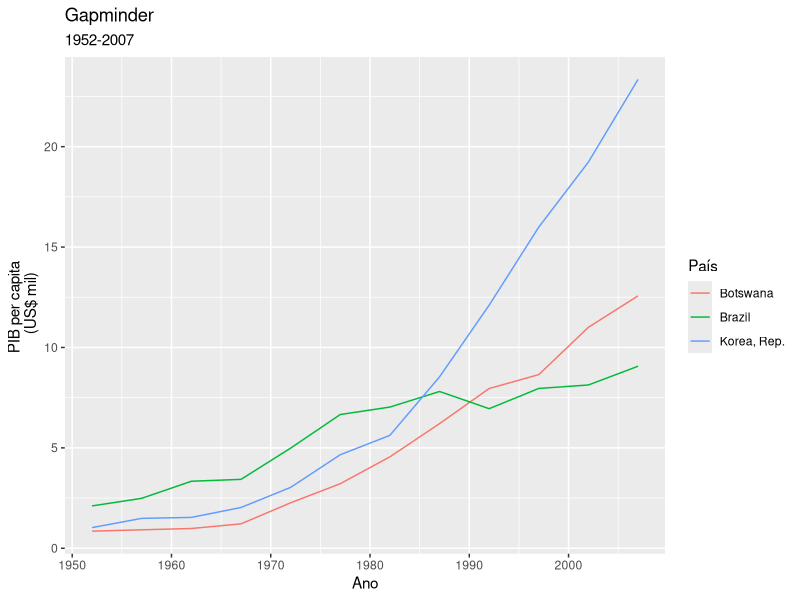
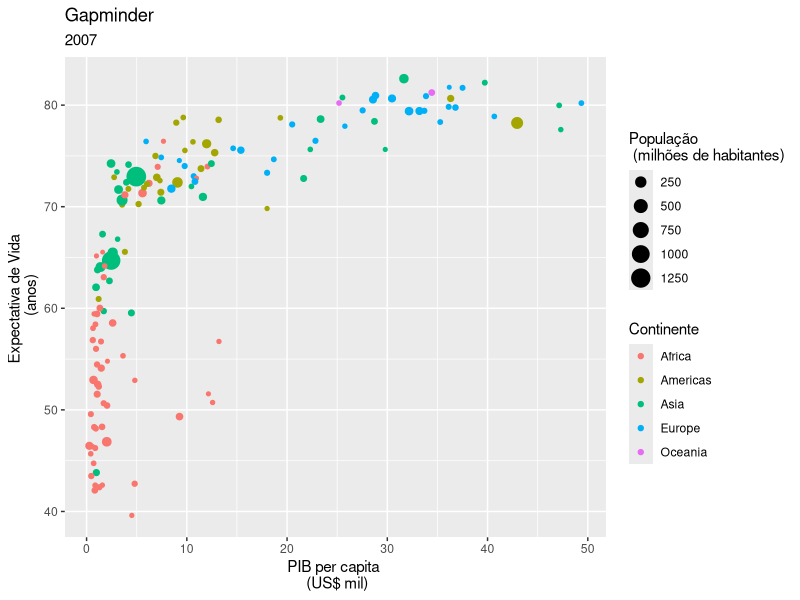

Here is the R script that generated these plots, in order:
# Minicurso de Introdução ao R para Análise de Dados
# Aula 1 - 23/03/2023
# Paulo Alexandrino


# Operadores Matemáticos ####


# Soma (+)
5 + 7

# Subtração (-)
10 - 16

# Multiplicação (*)
2 * 7

# Exponenciação (^)
2^4

# Divisão (/)
5 / 2

# Divisão Inteira (%/%)
5 %/% 2

# Módulo - Resto da divisão inteira (%%)
5 %% 2


# Operadores Lógicos ####


# Menor que (<)
5 < 3

# Menor ou igual que (<=)
2.5 <= 7

# Maior que (>)
10 > 15

# Maior ou igual que (>=)
11 >= 11

# Igual a (==)
2 == 3

# Diferente de (!=)
5 != 4

# Negação (!)
2 > 5
!(2 > 5)

# E (&)
(2 > 1) & (3 != 0)
(3 < 2) & (5 < 11)

# OU (|)
(3 < 2) | (5 < 11)
(5 == 6) | (12 < 8)


# Objetos, Tipos de Dados e Variáveis ####

# logical: TRUE ou FALSE
# integer: números inteiros
# numeric/double: números reais
# character: texto

# Para atribuir um valor a uma variável utilizados "<-" ou então "=".
# Não confundiro o = de atribuição com o == operador lógico.
# Vetores podem ser criados, ou concatenados como veremos mais adiante,
# utilizando a função c().

# Criando a variável vetor_vazio e deixando ela vazia
vetor_vazio <- c()

# Imprimindo a variável vetor_vazio
vetor_vazio

# Podemos atribuir apenas um valor a uma variável
var_texto <- "Palavra"
var_texto

# Podemos atribuir qualquer valor a uma variável
var_numerica <- 3*(5 + 2)
var_numerica

# Criando um vetores com três valores
var_texto <- c("Palavra","Word","Mot")
var_texto

# Criando um vetor lógico
var_logico = c(3 + 4 < 5, 2 == 1 + 1)
var_logico


# Criando um data frame:
estados_sudeste <- data.frame(
  estado = c("Rio de Janeiro", "Sao Paulo", "Minas Gerais","Espirito Santo"),
  sigla = c("RJ", "SP", "MG", "ES"),
  capital = c("Rio de Janeiro", "Sao Paulo", "Belo Horizonte", "Vitoria"),
  DDD_capital = c(21, 11, 31, 27),
  mar_na_capital = c(TRUE, FALSE, FALSE, TRUE)
)

estados_sudeste


# Funções: Explorando dados ####


# Vendo a estrutura dos dados:
str(USArrests)

# Vendo um resumo dos dados:
summary(USArrests)

# Vendo as primeiras observações:
head(USArrests)

# Vendo as últimas observações:
tail(USArrests)

# Número de linhas:
nrow(USArrests)

# Número de colunas:
ncol(USArrests)


# Selecionando apenas a coluna Murder:
USArrests$Murder

# Classe de um objeto:
class(USArrests$Murder)

# Mínimo:
min(USArrests$Murder)

# Máximo:
max(USArrests$Murder)

# Somatório:
sum(USArrests$Murder)

# Comprimento de um vetor:
length(USArrests$Murder)

# Ordenar um vetor em ordem crescente:
sort(USArrests$Murder)

# A função sort possui o argumento opcional decreasing = FALSE. 
# Para ordenar a lista de forma decrescente, podemos alterá-lo.
sort(USArrests$Murder, decreasing = TRUE)


# Funções: Estatísticas descritivas ####


# Média:
mean(USArrests$Assault)

# Mediana:
median(USArrests$Assault)

# Quantis:
quantile(USArrests$Assault)

# Variância:
var(USArrests$Assault)

# Desvio padrão:
sd(USArrests$Assault)

# Covariância: 
cov(USArrests$Assault, USArrests$Murder)

# Correlação:
cor(USArrests$Assault, USArrests$Murder)

# A função utilizada para arredondar um número é round().
# Para que tenha 2 casa decimais, precisaremos ajustar o parâmetro digits.
round(cor(USArrests$Assault, USArrests$Murder), digits = 3)


# Funções: Criação de vetores


# Criar um vetor de com o valor x repetido n vezes:
rep(2, 3)

# Criar uma sequencia de números: seq()
seq(from = 1, to = 50, by = 3)

# Podemos substituir, por exemplo seq(from = x, to = y, by = 1)
3:15

# Vamos atribuir os valores anteriormente encontrados a variáveis:
var1 <- rep(2, 3)
var2 <- seq(from = 1, to = 50, by = 3)

# Para concatenar vetores, utilizamos a função c()
meu_vetor <- c(var1, var2)
meu_vetor


# Funções:  Amostragem ####


# Permutação aleatórias dos números naturais menores que 7:
sample(7)

# Permutação aleatória dos números entre 2 e 5:
sample(2:5)

# Sorteio, sem reposição, de 5 números aleatórios 
# da variável var2 que criamos anteriormente:
sample(var2, 5)

# Sorteio, com reposição, de 6 números aleatórios entre 1 e 4:
sample(1:4, size = 6, replace = TRUE)

# Sorteio, sem reposição, de uma palavra em uma lista:
sample(c("pera", "uva", "banana", "caqui"), 1)



sample(c("pera", "uva", "banana", "caqui"), 1)

# Baixando e importanto pacotes externos


# Instalando o tidyverse
# install.packages("tidyverse")

# Carregando o tidyverse
library("tidyverse")


# Importação: .csv ####


# Primeira forma: ajustando os parâmetros da função read.csv
gapminderCountries <- read.csv("Aula1/gapminderCountries.csv",
                               sep = ";",
                               dec = ",")

# Segunda forma: utilizando a função read.csv2
gapminderCountries <- read.csv2("Aula1/gapminderCountries.csv")

# Mostrando um pedaço do dataset
head(gapminderCountries)


# Importação: .xlsx ####


# Carregando o pacote necessário
library(readxl)

# Importando o arquivo de interesse
gapminder2007 <- read_excel("Aula1/gapminder2007.xlsx")

# Mostrando um pedaço do dataset
head(gapminder2007)


# Visualização: Linha ####


gapminderCountries %>%
  ggplot() +
  geom_line(aes(x = year, 
                y = gdpPercap/10^3, 
                color = country)) +
  labs(title = "Gapminder",
       subtitle = "1952-2007",
       color = "País") +
  xlab("Ano") +
  ylab("PIB per capita \n (US$ mil)")


# Visualização: Dispersão ####


gapminder2007 %>%
  ggplot() +
  geom_point(aes(x = gdpPercap/10^3, 
                 y = lifeExp, 
                 color = continent, 
                 size = pop/10^6)) +
  labs(title = "Gapminder",
       subtitle = "2007",
       color = "Continente",
       size = "População \n (milhões de habitantes)") +
  xlab("PIB per capita \n (US$ mil)") +
  ylab("Expectativa de Vida \n (anos)")
